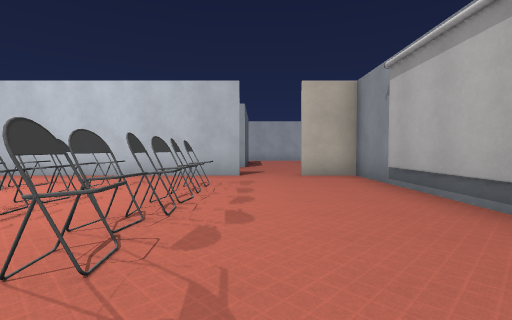
[1] (above)

22 first-person views from a walk through a 3-D level made in the Godot game engine. The camera is 1.3 m above the floor, tilts 2° down and sees 85° across. The floor is counted in squares, 2 m on a side. Each view is taken from the middle of a square. On the plan, view 1 faces up. The plan holds only what a view shows up to about 9 squares ahead; the rest is blank. The place goes on beyond the plan. Surface patterns are stand-ins for the level's own textures.

[2]
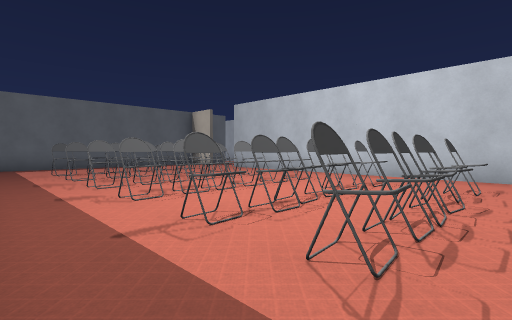

[3]
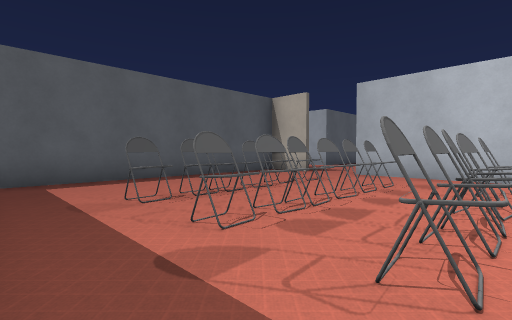

[4]
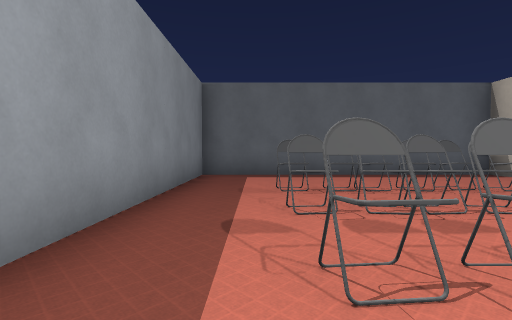

[5]
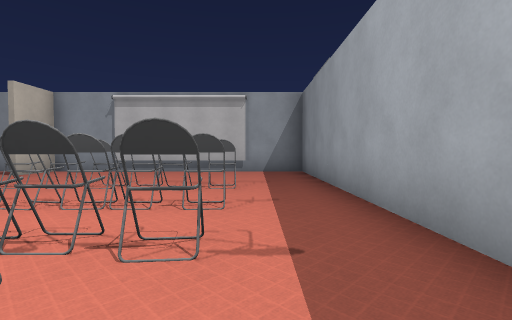

[6]
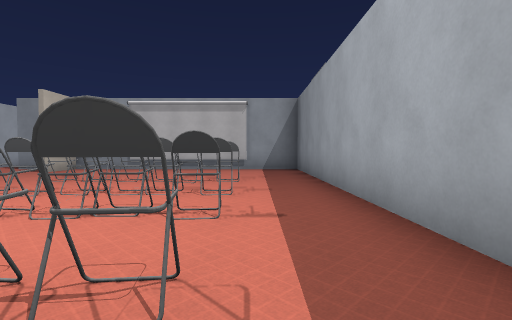

[7]
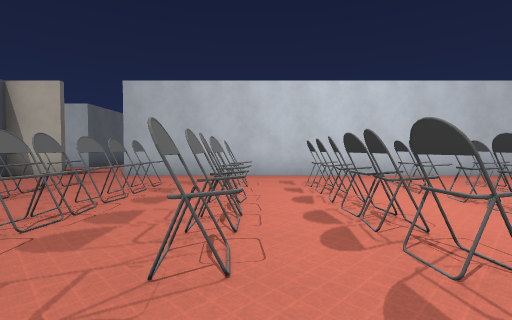

[8]
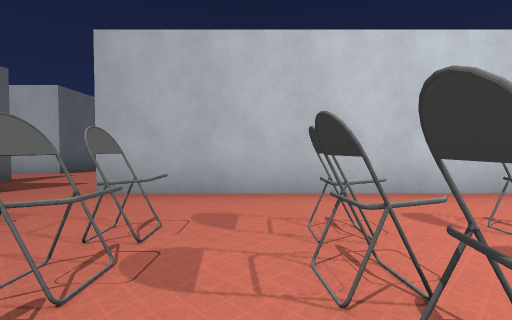

[9]
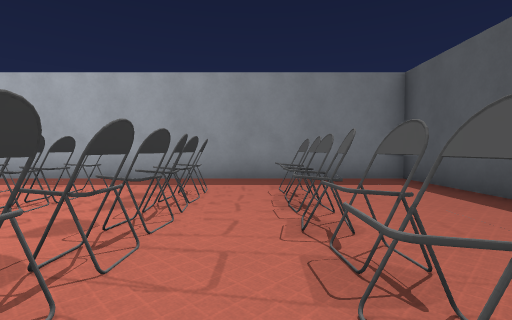

[10]
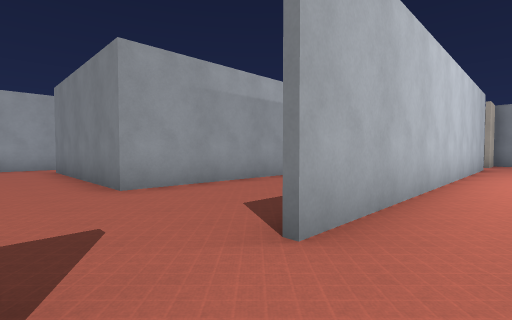

[11]
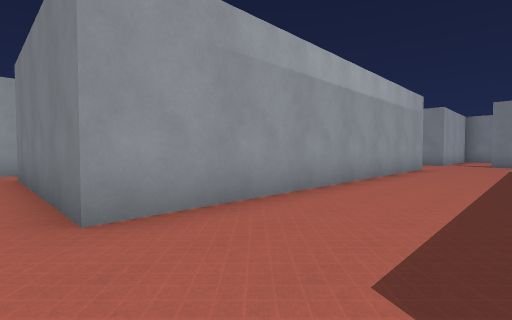

[12]
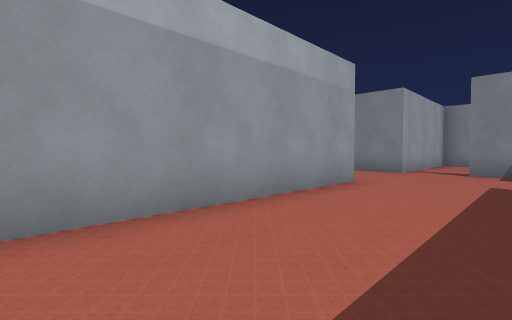

[13]
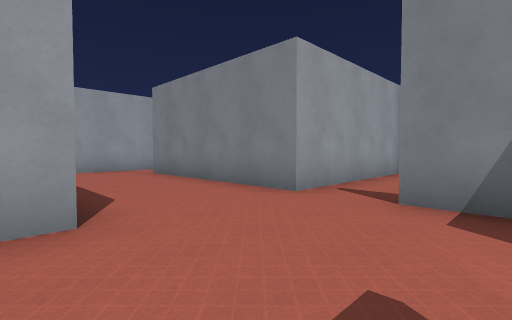

[14]
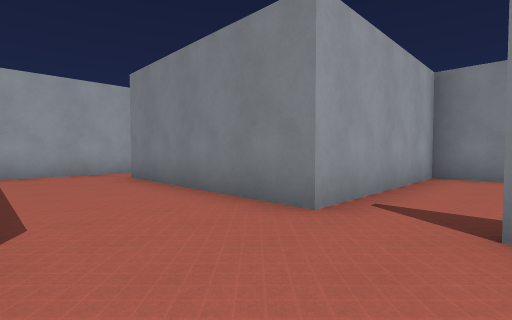

[15]
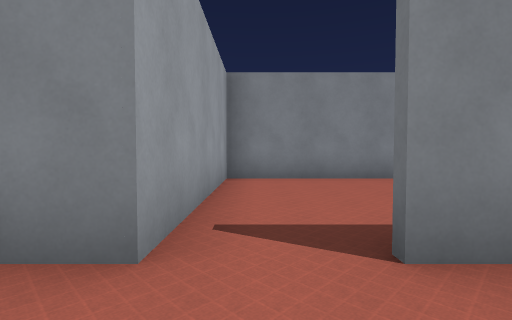

[16]
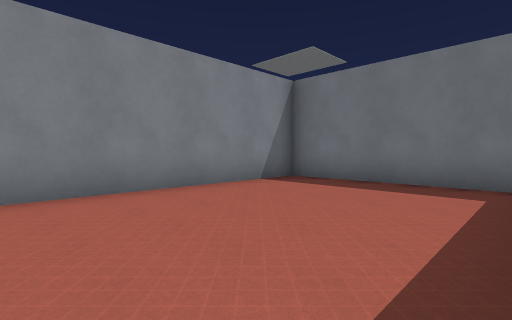

[17]
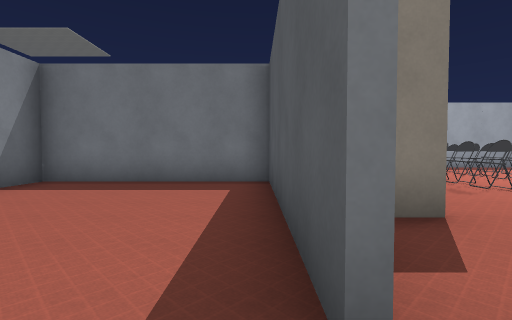

[18]
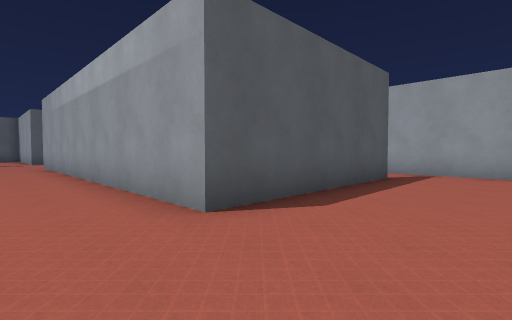

[19]
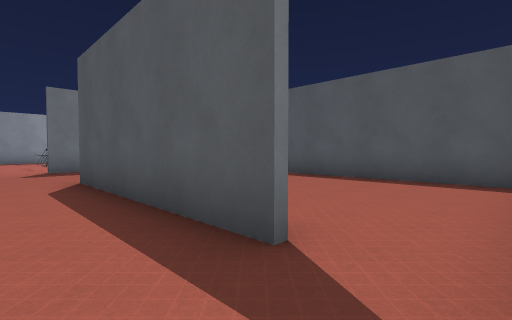

[20]
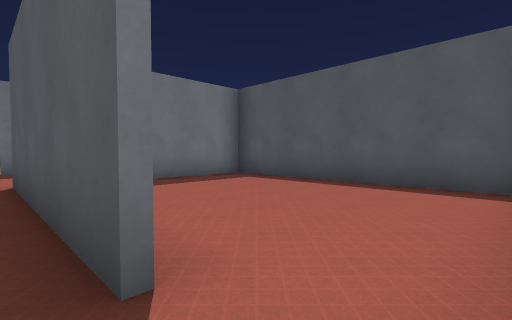

[21]
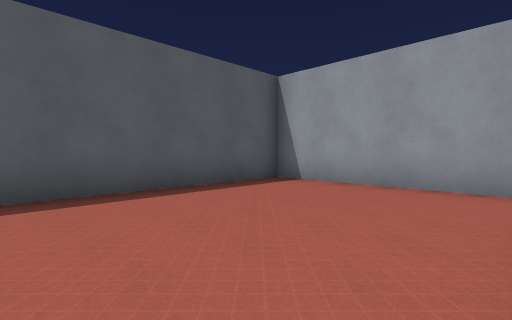

[22]
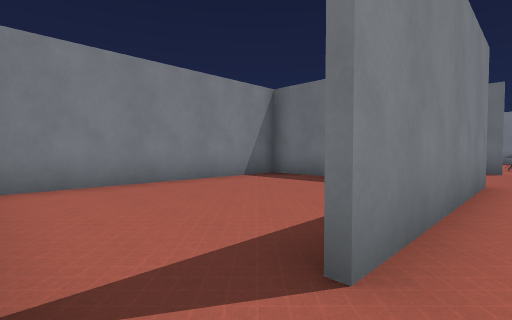

### Floor plan
Ten units are one square. View 1 is at (0, 0); x grows to the right and y downward. Boxes are objects, and circles mark ways between rooms. Rooms are numbered by the first view taken in them; rooms with no view inside come last. Other rooms are left out.
<svg viewBox="-139 -177 218 186">
<path fill="none" stroke="#000" d="M-4 -72 -105 -72M-119 -72 -134 -72 -134 4 26 4 26 -72 11 -72M-12 -73 -4 -73M-105 -73 -100 -73M11 -73 18 -73M-4 -159 -4 -107 -104 -107 -104 -157M26 -107 26 -158M26 -81 26 -93M-134 -120 -134 -107M-102 -172 -116 -172M31 -172 -4 -172M27 -92 27 -45M26 -42 74 -42 74 -107 26 -107M-4 -172 -54 -172 -54 -108M-50 -108 -28 -108"/>
<rect x="-115" y="-25" width="10" height="10" fill="#bbb"><title>chair</title></rect>
<rect x="-115" y="-35" width="10" height="10" fill="#bbb"><title>chair</title></rect>
<rect x="-115" y="-45" width="10" height="10" fill="#bbb"><title>chair</title></rect>
<rect x="-115" y="-55" width="10" height="10" fill="#bbb"><title>chair</title></rect>
<rect x="-95" y="-15" width="10" height="10" fill="#bbb"><title>chair</title></rect>
<rect x="-95" y="-35" width="10" height="10" fill="#bbb"><title>chair</title></rect>
<rect x="-95" y="-45" width="10" height="10" fill="#bbb"><title>chair</title></rect>
<rect x="-95" y="-55" width="10" height="10" fill="#bbb"><title>chair</title></rect>
<rect x="-75" y="-25" width="10" height="10" fill="#bbb"><title>chair</title></rect>
<rect x="-75" y="-35" width="10" height="10" fill="#bbb"><title>chair</title></rect>
<rect x="-75" y="-45" width="10" height="10" fill="#bbb"><title>chair</title></rect>
<rect x="-75" y="-55" width="10" height="10" fill="#bbb"><title>chair</title></rect>
<rect x="-65" y="-25" width="10" height="10" fill="#bbb"><title>chair</title></rect>
<rect x="-65" y="-35" width="10" height="10" fill="#bbb"><title>chair</title></rect>
<rect x="-65" y="-45" width="10" height="10" fill="#bbb"><title>chair</title></rect>
<rect x="-65" y="-55" width="10" height="10" fill="#bbb"><title>chair</title></rect>
<rect x="-45" y="-25" width="10" height="10" fill="#bbb"><title>chair</title></rect>
<rect x="-45" y="-35" width="10" height="10" fill="#bbb"><title>chair</title></rect>
<rect x="-45" y="-45" width="10" height="10" fill="#bbb"><title>chair</title></rect>
<rect x="-45" y="-55" width="10" height="10" fill="#bbb"><title>chair</title></rect>
<rect x="-35" y="-25" width="10" height="10" fill="#bbb"><title>chair</title></rect>
<rect x="-35" y="-35" width="10" height="10" fill="#bbb"><title>chair</title></rect>
<rect x="-35" y="-45" width="10" height="10" fill="#bbb"><title>chair</title></rect>
<rect x="-35" y="-55" width="10" height="10" fill="#bbb"><title>chair</title></rect>
<rect x="-15" y="-25" width="10" height="10" fill="#bbb"><title>chair</title></rect>
<rect x="-15" y="-35" width="10" height="10" fill="#bbb"><title>chair</title></rect>
<rect x="-15" y="-45" width="10" height="10" fill="#bbb"><title>chair</title></rect>
<rect x="-15" y="-55" width="10" height="10" fill="#bbb"><title>chair</title></rect>
<circle cx="-110" cy="-70" r="3" fill="#2a7"/>
<circle cx="5" cy="-70" r="3" fill="#2a7"/>
<circle cx="30" cy="-100" r="3" fill="#2a7"/>
<circle cx="0" cy="-165" r="3" fill="#2a7"/>
<text x="-50" y="-30">1</text>
<text x="-50" y="-100">2</text>
<text x="50" y="-80">3</text>
<text x="-30" y="-150">4</text>
</svg>
Room 1 opens to room 2. Room 2 opens to room 3. Room 2 opens to room 4.

Where each view was taken, in squares from view 1:
view 1: 0 up, 0 right, facing up
view 2: 0 up, 2 left, facing up-left
view 3: 0 up, 7 left, facing up-left
view 4: 1 up, 6 left, facing left
view 5: 1 up, 6 left, facing right
view 6: 1 up, 7 left, facing right
view 7: 0 up, 7 left, facing up
view 8: 3 up, 8 left, facing up
view 9: 6 up, 10 left, facing down
view 10: 6 up, 12 left, facing up-right
view 11: 8 up, 11 left, facing up-right
view 12: 8 up, 6 left, facing up-right
view 13: 8 up, 1 left, facing up-right
view 14: 9 up, 0 right, facing up-right
view 15: 10 up, 1 right, facing right
view 16: 10 up, 3 right, facing down-right
view 17: 10 up, 3 right, facing down
view 18: 9 up, 2 right, facing up-left
view 19: 17 up, 1 right, facing down-left
view 20: 17 up, 0 right, facing down-left
view 21: 12 up, 1 left, facing up-left
view 22: 17 up, 11 left, facing down-right
